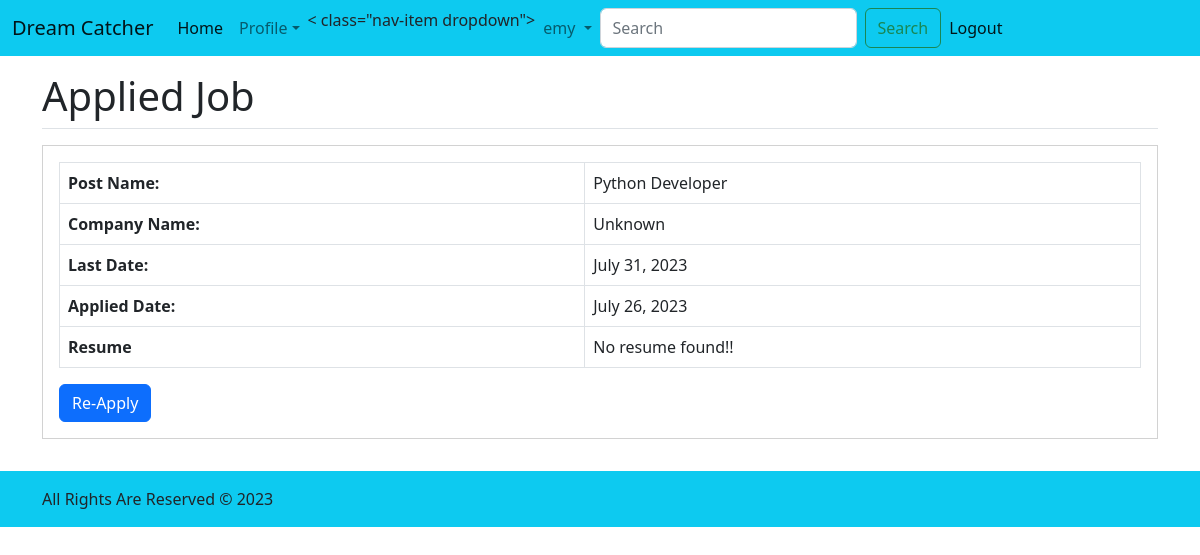
The page /applied-job/8/ (signed in) on the database as committed earlier.
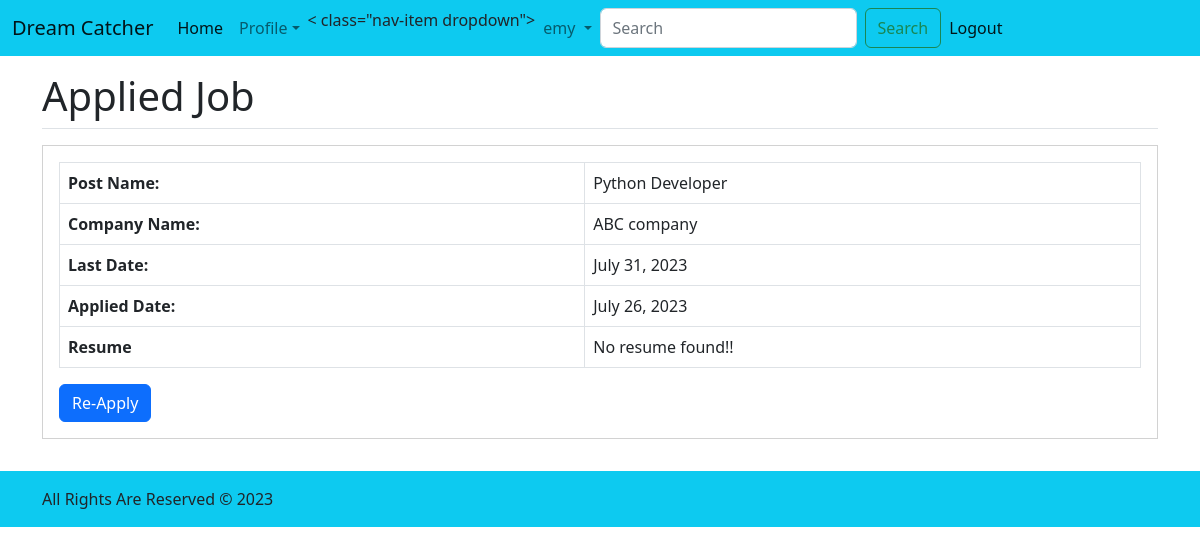
The same page on the database as committed later.
### core/models.py (models this page shows, shortened)
class AppliedModel(models.Model):
    jobpost = models.ForeignKey(JobPostModel, on_delete=models.CASCADE, blank=True, null=True)
    resume = models.FileField(upload_to="core/applied/resumes/", blank=True, null=True)
    date = models.DateTimeField(auto_now_add=True)
    user = models.ForeignKey(settings.AUTH_USER_MODEL, on_delete=models.CASCADE)

class JobPostModel(models.Model):
    class CatChoices(models.TextChoices):
        Accounting = "Accounting", "Accounting"
        administrative_assistant = "admini", "Administrative Assistant"
        architect = "architect", "Architect"
        computer_programmer = "cp", "Computer Programmer"
        Construction = "con", "Construction"
        Customer_service = "cs", "Ustomer Service"
        dbadministrator = "dbadmini", "Database Administrator"
        HR = "hr", "Human Resources"
        marketing = "marketing", "Marketing"
        retail = "retail", "Retail"
        sales = "sales", "Sales"
    class QualificationChoices(models.TextChoices):
        Phd = "phd", "PhD"
        PG = "PG", "Post Graduate"
        UG = "UG", "Under Graduate"
        Diploma = "Dip", "Diploma"
        X = "X", "SSLC"
    class EmploymentTypeChoices(models.TextChoices):
        Full_time = "full", "Full Time"
        Part_time = "part", "Part Time"
    category = models.ForeignKey(
        Category, on_delete=models.SET_NULL, blank=True, null=True
    )
    post_name = models.CharField(max_length=64)
    company_name = models.CharField(max_length=64)
    qualification = models.CharField(
        max_length=64, choices=QualificationChoices.choices
    )
    skills = models.TextField(max_length=60)
    experience = models.IntegerField()
    no_of_vacancy = models.IntegerField()
    location = models.CharField(max_length=255)
    salary = models.IntegerField()
    employment_type = models.CharField(
        max_length=64, choices=EmploymentTypeChoices.choices
    )
    last_date = models.DateField()
    created_on = models.DateTimeField(auto_now_add=True)
    updated_on = models.DateTimeField(auto_now=True)

### core/views.py (the view)
# urls.py: path("applied-job/<int:pk>/", views.AppliedJobDetailView.as_view(), name="applied_job_detail"),
class AppliedJobDetailView(LoginRequiredMixin, views.DetailView):
    template_name = "preview.html"
    model = models.AppliedModel
    context_object_name = "appliedjob"

### templates/preview.html
{% extends 'base.html' %} {% block content %}
<div class="container py-3">
  <div class="row mb-3">
    <div class="col">
      <h1 class="pb-2 border-bottom mb-3">Applied Job</h1>
      <div class="card rounded-0">
        <div class="card-body">
          <div class="table-responsive">
            <table class="table table-bordered">
              <tbody>
                <tr>
                  <th>Post Name:</th>
                  <td>{{appliedjob.jobpost.post_name}}</td>
                </tr>
                <tr>
                  <th>Company Name:</th>
                  <td>{{appliedjob.jobpost.company_name}}</td>
                </tr>
                <tr>
                  <th>Last Date:</th>
                  <td>{{appliedjob.jobpost.last_date}}</td>
                </tr>
                <tr>
                  <th>Applied Date:</th>
                  <td>{{appliedjob.date|date}}</td>
                </tr>
                <tr>
                  <th>Resume</th>
                  <td>
                    {% if appliedjob.resume %}
                    <a
                      href=""
                      download="{{appliedjob.resume.url}}"
                      class="link-primary"
                      >Download</a
                    >
                    {% else %} No resume found!! {% endif %}
                  </td>
                </tr>
              </tbody>
            </table>
          </div>
          <div>
            <a href="{% url 'core:jobpost_apply' appliedjob.jobpost.id  %}" class="btn btn-primary">Re-Apply</a>
          </div>
        </div>
      </div>
    </div>
  </div>
</div>
{% endblock %}

Rows that differ between the two databases and show on the page:
changed AppliedModel "Python Developer": jobpost.company_name "Unknown" → "ABC company"
